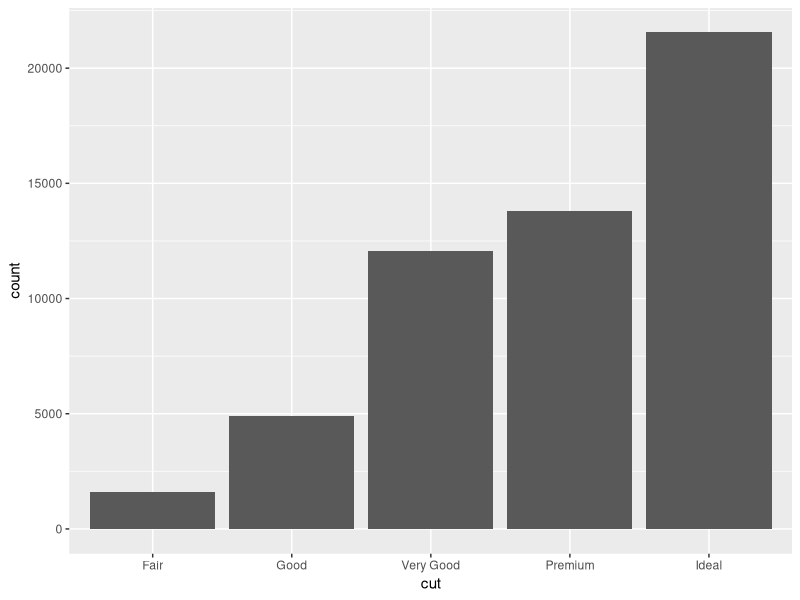
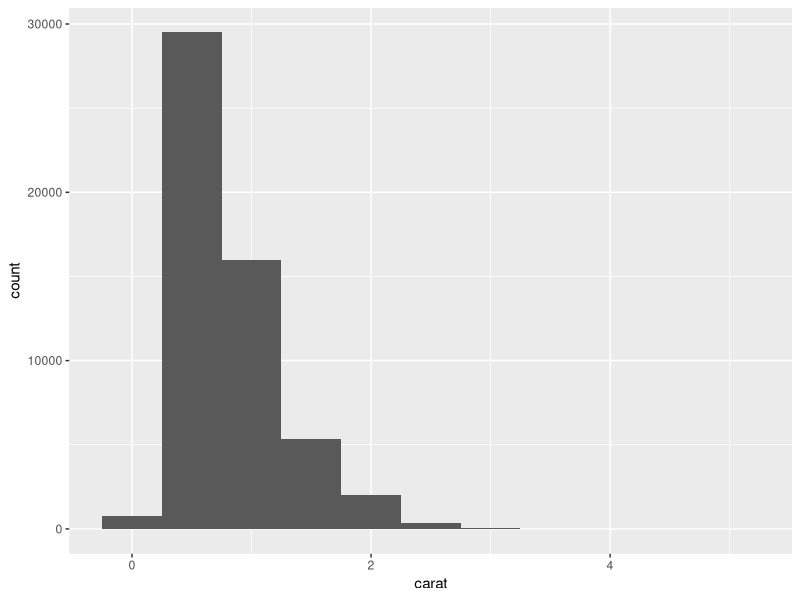
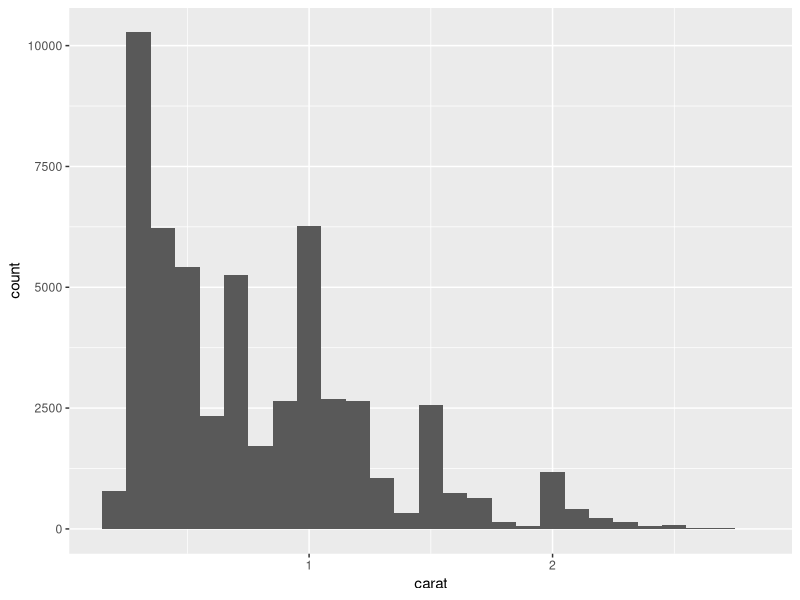
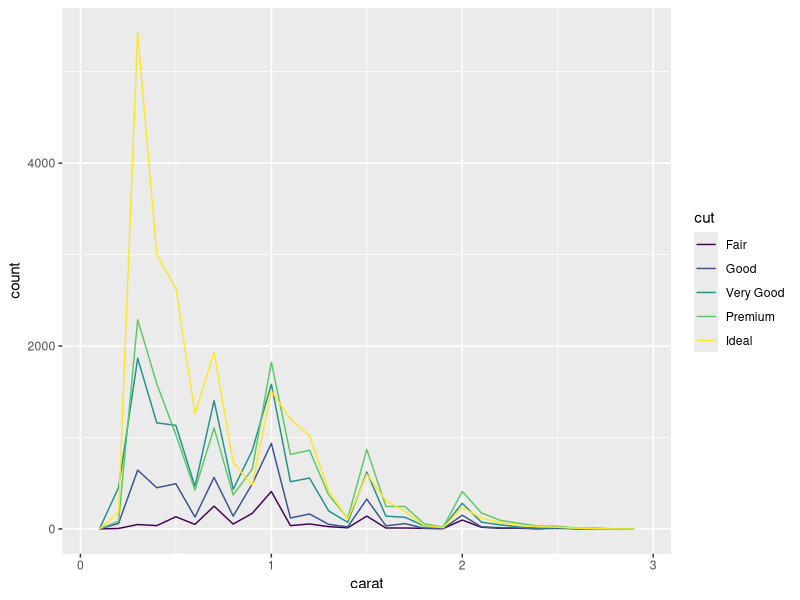
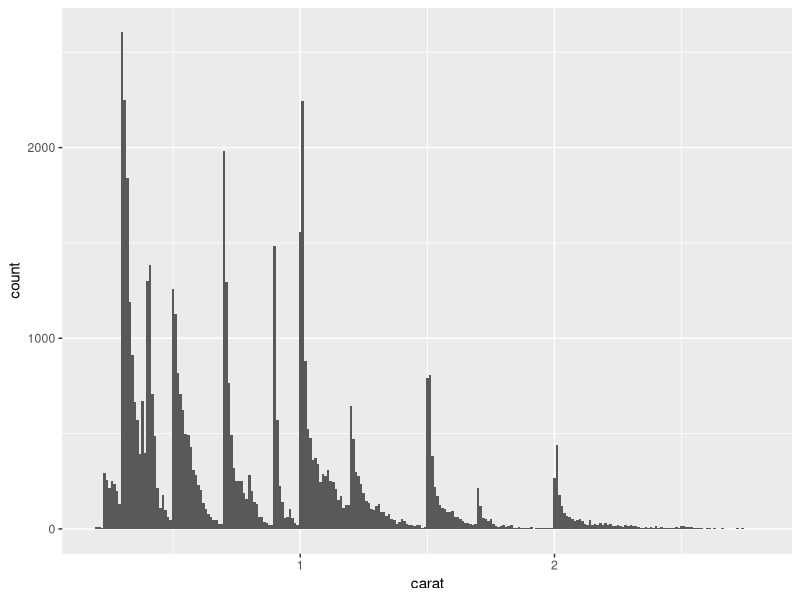
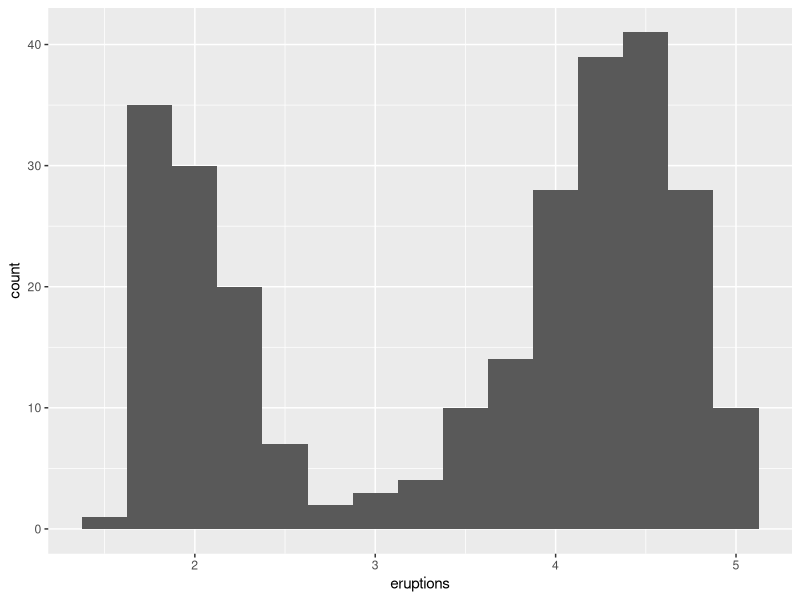
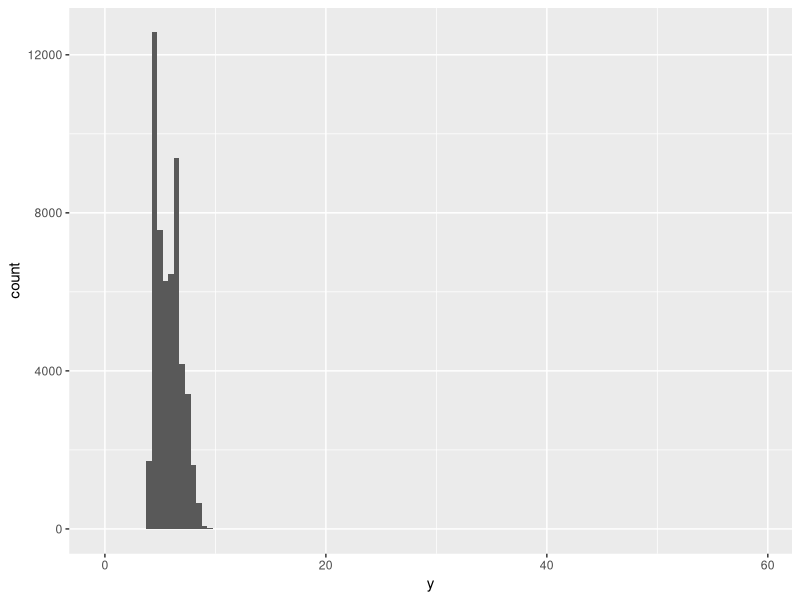
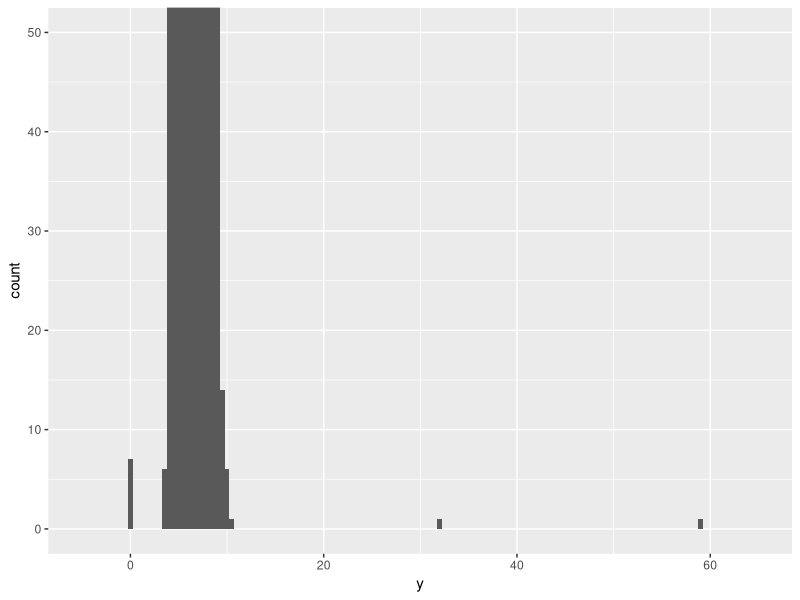

Generate these figures, in order, with R:
## ---- chunk 1
library(tidyverse)
## ---- chunk 2
# Categorical Variables
ggplot(data = diamonds) +
  geom_bar(mapping = aes(x = cut))

diamonds %>%
  count(cut)

# Continuous variables
ggplot(data = diamonds) +
  geom_histogram(mapping = aes(x = carat), binwidth = 0.5)

diamonds %>%
  count(cut_width(carat, 0.5))

# Zooming in
smaller <- diamonds %>%
  filter(carat < 3)

ggplot(data = smaller) +
  geom_histogram(mapping = aes(x = carat), binwidth = 0.1)

smaller %>%
  count(cut_width(carat, 0.1))

# Overlaying data from multiple histograms
ggplot(data = smaller, mapping = aes(x = carat, color = cut)) +
  geom_freqpoly(binwidth = 0.1)
## ---- chunk 3
ggplot(data = smaller, mapping = aes(x = carat)) +
  geom_histogram(binwidth = 0.01)

ggplot(data = faithful, mapping = aes(x = eruptions)) +
  geom_histogram(binwidth = 0.25)

ggplot(diamonds) +
  geom_histogram(mapping = aes(x = y), binwidth = 0.5)

# Zoom in
ggplot(diamonds) +
  geom_histogram(mapping = aes(x = y), binwidth = 0.5) +
  coord_cartesian(ylim = c(0, 50), xlim = c(-5, 65))

(unusual <- diamonds %>%
    filter(y < 3 | y > 20) %>%
    select(price, x, y, z) %>%
    arrange(y))
## ---- chunk 4
# 1
(diamonds_xyz <- diamonds %>%
   mutate(id = row_number()) %>%
   select(x, y, z, id) %>%
   gather(variable, value, -id) %>%
   ggplot(mapping = aes(x = value)) +
    geom_density() +
    geom_rug() +
    facet_grid(variable ~ .)
 )
summarize(diamonds, mean(x >= y), mean(x > z), mean(y > z))
## ---- chunk 5
# 2
ggplot(data = diamonds, mapping = aes(x = price)) +
  geom_histogram(binwidth = 10)

ggplot(data = diamonds, mapping = aes(x = price)) +
  geom_histogram(binwidth = 10) +
  coord_cartesian(xlim = c(0, 5000))

ggplot(data = diamonds, mapping = aes(x = price)) +
  geom_histogram(binwidth = 50) +
  coord_cartesian(xlim = c(0, 5000))
## ---- chunk 6
# 3
car1 <- dim(diamonds %>%
              filter(carat == 0.99))[1]

car2 <- dim(diamonds %>%
              filter(carat == 1))[1]
abs(car1 - car2)

(diamonds %>%
    filter((carat >= 0.99 & carat <= 1)) %>%
    count(carat))

(diamonds %>%
    filter((carat >= 0.9 & carat <= 1.1)) %>%
    count(carat))
## ---- chunk 7
# 4
ggplot(data = diamonds) +
  geom_histogram(mapping = aes(x = carat)) +
  coord_cartesian(xlim = c(0, 3), ylim = c(0, 8500))

ggplot(data = diamonds) +
  geom_histogram(mapping = aes(x = carat)) +
  xlim(0, 3) +
  ylim(0, 8500)

# Try zooming halfway (whole bar disappears)
ggplot(data = diamonds) +
  geom_histogram(mapping = aes(x = carat)) +
  xlim(0, 3) +
  ylim(0, 4250)
